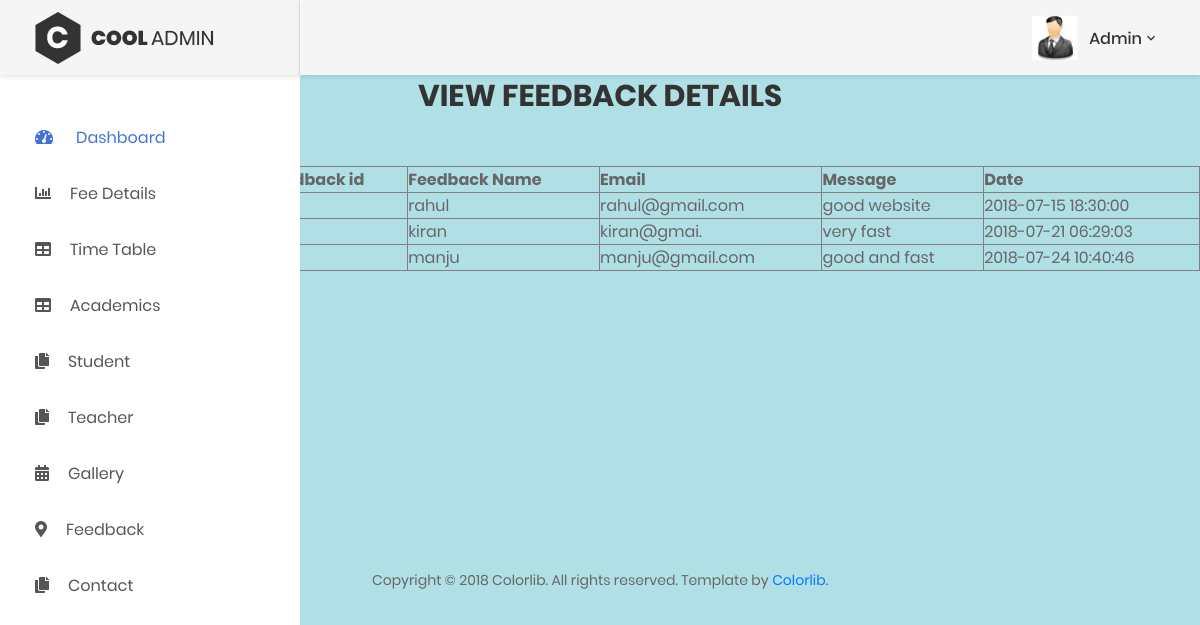
The app's page /admin/feedback.php with its own data.
### tables this page shows
CREATE TABLE `tbl_feedback` (
  `feedback_id` int(11) NOT NULL,
  `feedback_name` varchar(30) NOT NULL,
  `feedback_email` varchar(30) NOT NULL,
  `message` varchar(200) NOT NULL,
  `status` int(1) NOT NULL DEFAULT '0',
  `date` timestamp NOT NULL DEFAULT CURRENT_TIMESTAMP
);

### admin/feedback.php (the view, shortened to what this page needs)
<html>
<body style="background-color:powderblue">
<br><br><br>
<h2 align="center"> VIEW FEEDBACK DETAILS</h2>
</body>
</html>
<?php
$con=mysqli_connect("localhost","root","","school");
include ("header.php");
$result = mysqli_query($con,"SELECT * FROM tbl_feedback ");
echo"<br><br>";
echo "<table width=\"78%\" border=\"1\" style=\"border-collapse:collapse;\" align=\"right\">
<tr>
<th>Feedback id</th>
<th>Feedback  Name</th>
<th> Email</th>
<th> Message</th>
<th>Date </th>
</tr>";
while($row = mysqli_fetch_array($result))
{
    echo "<tr>";
    echo "<td>" . $row['feedback_id'] . "</td>";
    echo "<td>" . $row['feedback_name'] . "</td>";
    echo "<td>" . $row['feedback_email'] . "</td>";
    echo "<td>" . $row['message'] . "</td>";
    echo "<td>" . $row['date'] . "</td>";
}
echo "</table>";
?>
<?php
echo"<BR><BR><BR><BR><br><br><br>";
include("footer.php");
?>

### records on screen
tbl_feedback: feedback_name "rahul", feedback_email "rahul@gmail.com", message "good website", date "2018-07-15 18:30:00"
tbl_feedback: feedback_name "kiran", feedback_email "kiran@gmai.", message "very fast", date "2018-07-21 06:29:03"
tbl_feedback: feedback_name "manju", feedback_email "manju@gmail.com", message "good and fast", date "2018-07-24 10:40:46"
